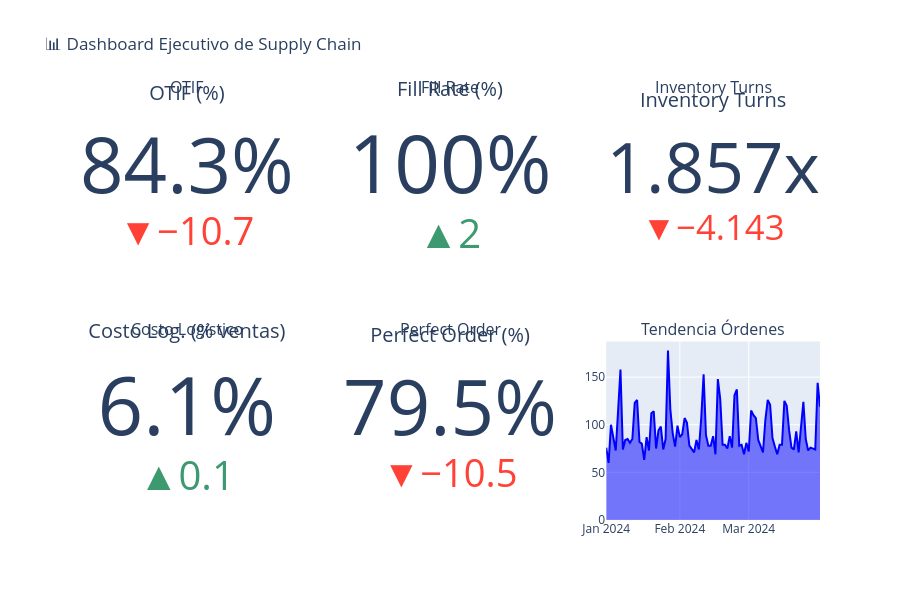

Notebook code for this chart:
### Markdown cell above
---

## 📊 Paso 7: Dashboard Consolidado

**Técnica:** Integración multi-KPI con layout de subplots

**Objetivo:** Proveer vista ejecutiva de un vistazo (at-a-glance) con todos los KPIs críticos y sus tendencias.

**Elementos del dashboard:**
- 5 indicadores numéricos con delta vs. meta
- Sparkline de tendencia diaria de órdenes
- Código de colores según performance

### Code cell
# Crear dashboard con subplot
from plotly.subplots import make_subplots

fig = make_subplots(
    rows=2, cols=3,
    subplot_titles=('OTIF', 'Fill Rate', 'Inventory Turns', 
                    'Costo Logístico', 'Perfect Order', 'Tendencia Órdenes'),
    specs=[[{'type': 'indicator'}, {'type': 'indicator'}, {'type': 'indicator'}],
           [{'type': 'indicator'}, {'type': 'indicator'}, {'type': 'scatter'}]],
    vertical_spacing=0.15
)

# OTIF
fig.add_trace(go.Indicator(
    mode="number+delta",
    value=otif_rate,
    title={'text': "OTIF (%)"},
    delta={'reference': 95, 'relative': False},
    number={'suffix': '%'}
), row=1, col=1)

# Fill Rate
fig.add_trace(go.Indicator(
    mode="number+delta",
    value=fill_rate,
    title={'text': "Fill Rate (%)"},
    delta={'reference': 98, 'relative': False},
    number={'suffix': '%'}
), row=1, col=2)

# Inventory Turns
fig.add_trace(go.Indicator(
    mode="number+delta",
    value=turns,
    title={'text': "Inventory Turns"},
    delta={'reference': 6, 'relative': False},
    number={'suffix': 'x'}
), row=1, col=3)

# Costo Logístico
fig.add_trace(go.Indicator(
    mode="number+delta",
    value=logistics_pct,
    title={'text': "Costo Log. (% ventas)"},
    delta={'reference': 6, 'relative': False},
    number={'suffix': '%'}
), row=2, col=1)

# Perfect Order
fig.add_trace(go.Indicator(
    mode="number+delta",
    value=perfect_rate,
    title={'text': "Perfect Order (%)"},
    delta={'reference': 90, 'relative': False},
    number={'suffix': '%'}
), row=2, col=2)

# Tendencia órdenes diarias
daily_orders = orders.set_index('date').resample('D').size()
fig.add_trace(go.Scatter(
    x=daily_orders.index,
    y=daily_orders.values,
    mode='lines',
    name='Órdenes/día',
    line=dict(color='blue', width=2),
    fill='tozeroy'
), row=2, col=3)

fig.update_layout(
    title_text="📊 Dashboard Ejecutivo de Supply Chain",
    height=600,
    showlegend=False
)
fig.show()

print("\n✅ Dashboard generado exitosamente")

### Figure 1 — Plotly figure (JSON) as saved in the notebook; plotly's stock layout.template omitted (floating-point values rounded to 4 significant figures)
{"data": [{"delta": {"reference": 95, "relative": false}, "domain": {"x": [0, 0.2889], "y": [0.575, 1]}, "mode": "number+delta", "number": {"suffix": "%"}, "title": {"text": "OTIF (%)"}, "type": "indicator", "value": 84.3}, {"delta": {"reference": 98, "relative": false}, "domain": {"x": [0.3556, 0.6444], "y": [0.575, 1]}, "mode": "number+delta", "number": {"suffix": "%"}, "title": {"text": "Fill Rate (%)"}, "type": "indicator", "value": 100}, {"delta": {"reference": 6, "relative": false}, "domain": {"x": [0.7111, 1], "y": [0.575, 1]}, "mode": "number+delta", "number": {"suffix": "x"}, "title": {"text": "Inventory Turns"}, "type": "indicator", "value": 1.857}, {"delta": {"reference": 6, "relative": false}, "domain": {"x": [0, 0.2889], "y": [0, 0.425]}, "mode": "number+delta", "number": {"suffix": "%"}, "title": {"text": "Costo Log. (% ventas)"}, "type": "indicator", "value": 6.1}, {"delta": {"reference": 90, "relative": false}, "domain": {"x": [0.3556, 0.6444], "y": [0, 0.425]}, "mode": "number+delta", "number": {"suffix": "%"}, "title": {"text": "Perfect Order (%)"}, "type": "indicator", "value": 79.48}, {"fill": "tozeroy", "line": {"color": "blue", "width": 2}, "mode": "lines", "name": "Órdenes/día", "type": "scatter", "x": ["2024-01-01T00:00:00", "2024-01-02T00:00:00", "2024-01-03T00:00:00", "2024-01-04T00:00:00", "2024-01-05T00:00:00", "2024-01-06T00:00:00", "2024-01-07T00:00:00", "2024-01-08T00:00:00", "2024-01-09T00:00:00", "2024-01-10T00:00:00", "2024-01-11T00:00:00", "2024-01-12T00:00:00", "2024-01-13T00:00:00", "2024-01-14T00:00:00", "2024-01-15T00:00:00", "2024-01-16T00:00:00", "2024-01-17T00:00:00", "2024-01-18T00:00:00", "2024-01-19T00:00:00", "2024-01-20T00:00:00", "2024-01-21T00:00:00", "2024-01-22T00:00:00", "2024-01-23T00:00:00", "2024-01-24T00:00:00", "2024-01-25T00:00:00", "2024-01-26T00:00:00", "2024-01-27T00:00:00", "2024-01-28T00:00:00", "2024-01-29T00:00:00", "2024-01-30T00:00:00", "2024-01-31T00:00:00", "2024-02-01T00:00:00", "2024-02-02T00:00:00", "2024-02-03T00:00:00", "2024-02-04T00:00:00", "2024-02-05T00:00:00", "2024-02-06T00:00:00", "2024-02-07T00:00:00", "2024-02-08T00:00:00", "2024-02-09T00:00:00", "2024-02-10T00:00:00", "2024-02-11T00:00:00", "2024-02-12T00:00:00", "2024-02-13T00:00:00", "2024-02-14T00:00:00", "2024-02-15T00:00:00", "2024-02-16T00:00:00", "2024-02-17T00:00:00", "2024-02-18T00:00:00", "2024-02-19T00:00:00", "2024-02-20T00:00:00", "2024-02-21T00:00:00", "2024-02-22T00:00:00", "2024-02-23T00:00:00", "2024-02-24T00:00:00", "2024-02-25T00:00:00", "2024-02-26T00:00:00", "2024-02-27T00:00:00", "2024-02-28T00:00:00", "2024-02-29T00:00:00", "2024-03-01T00:00:00", "2024-03-02T00:00:00", "2024-03-03T00:00:00", "2024-03-04T00:00:00", "2024-03-05T00:00:00", "2024-03-06T00:00:00", "2024-03-07T00:00:00", "2024-03-08T00:00:00", "2024-03-09T00:00:00", "2024-03-10T00:00:00", "2024-03-11T00:00:00", "2024-03-12T00:00:00", "2024-03-13T00:00:00", "2024-03-14T00:00:00", "2024-03-15T00:00:00", "2024-03-16T00:00:00", "2024-03-17T00:00:00", "2024-03-18T00:00:00", "2024-03-19T00:00:00", "2024-03-20T00:00:00", "2024-03-21T00:00:00", "2024-03-22T00:00:00", "2024-03-23T00:00:00", "2024-03-24T00:00:00", "2024-03-25T00:00:00", "2024-03-26T00:00:00", "2024-03-27T00:00:00", "2024-03-28T00:00:00", "2024-03-29T00:00:00", "2024-03-30T00:00:00", "2024-03-31T00:00:00"], "xaxis": "x", "y": [76, 60, 100, 85, 73, 115, 158, 74, 84, 85, 81, 85, 123, 126, 82, 80, 63, 87, 73, 112, 114, 75, 94, 98, 74, 85, 178, 116, 91, 77, 99, 87, 90, 107, 102, 78, 75, 71, 84, 74, 107, 153, 89, 78, 78, 88, 69, 148, 127, 79, 79, 75, 88, 76, 131, 137, 78, 79, 69, 81, 72, 115, 110, 107, 84, 78, 71, 105, 126, 121, 86, 77, 69, 79, 79, 125, 120, 94, 76, 74, 93, 71, 102, 124, 85, 73, 76, 75, 74, 144, 119], "yaxis": "y"}], "layout": {"annotations": [{"font": {"size": 16}, "showarrow": false, "text": "OTIF", "x": 0.1444, "xanchor": "center", "xref": "paper", "y": 1, "yanchor": "bottom", "yref": "paper"}, {"font": {"size": 16}, "showarrow": false, "text": "Fill Rate", "x": 0.5, "xanchor": "center", "xref": "paper", "y": 1, "yanchor": "bottom", "yref": "paper"}, {"font": {"size": 16}, "showarrow": false, "text": "Inventory Turns", "x": 0.8556, "xanchor": "center", "xref": "paper", "y": 1, "yanchor": "bottom", "yref": "paper"}, {"font": {"size": 16}, "showarrow": false, "text": "Costo Logístico", "x": 0.1444, "xanchor": "center", "xref": "paper", "y": 0.425, "yanchor": "bottom", "yref": "paper"}, {"font": {"size": 16}, "showarrow": false, "text": "Perfect Order", "x": 0.5, "xanchor": "center", "xref": "paper", "y": 0.425, "yanchor": "bottom", "yref": "paper"}, {"font": {"size": 16}, "showarrow": false, "text": "Tendencia Órdenes", "x": 0.8556, "xanchor": "center", "xref": "paper", "y": 0.425, "yanchor": "bottom", "yref": "paper"}], "height": 600, "showlegend": false, "title": {"text": "📊 Dashboard Ejecutivo de Supply Chain"}, "xaxis": {"anchor": "y", "domain": [0.7111, 1]}, "yaxis": {"anchor": "x", "domain": [0, 0.425]}}}
